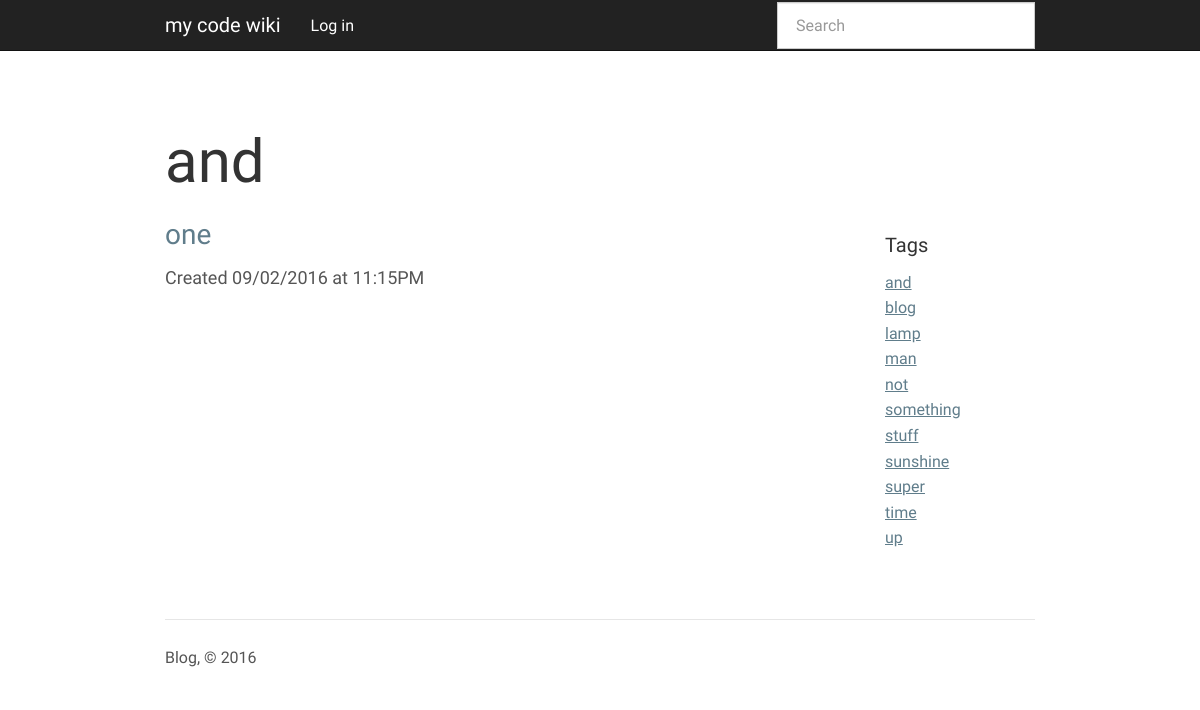
The page /tag/and/ on the database as committed earlier.
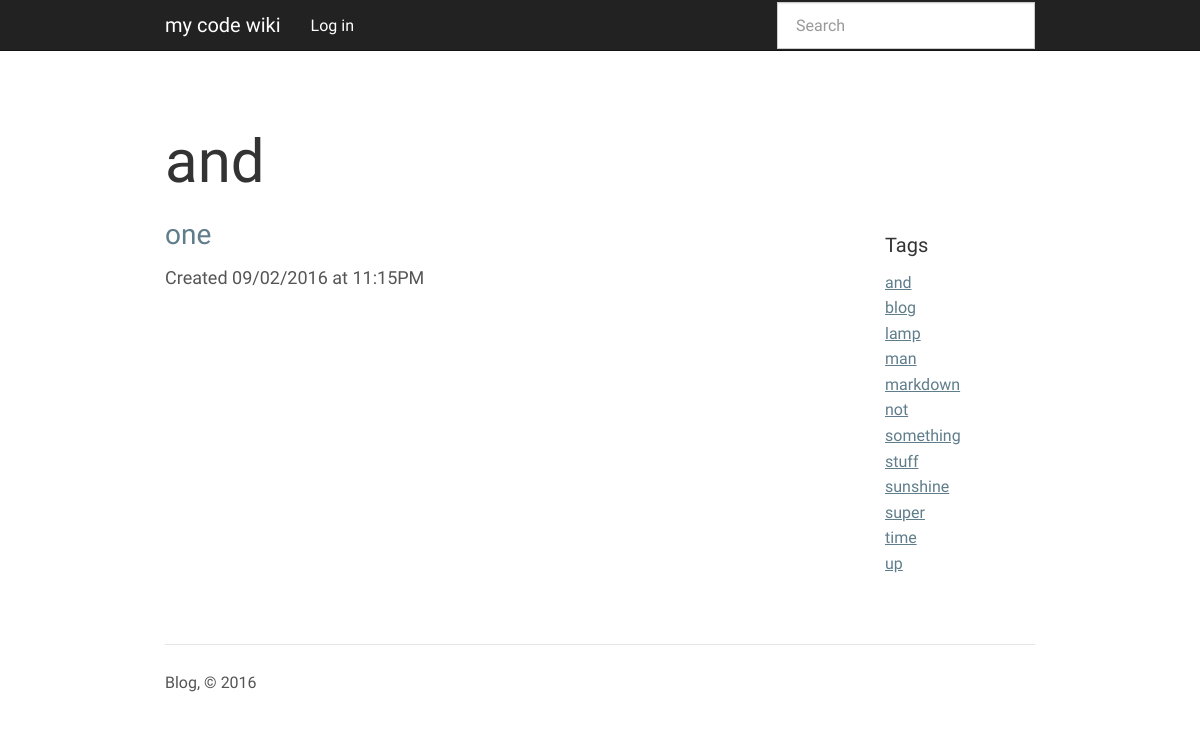
The same page on the database as committed later.
### app.py (models this page shows, shortened)
class Entry(flask_db.Model):
    title = CharField()
    slug = CharField()
    content = TextField()
    published = BooleanField(index=True)
    timestamp = DateTimeField(default=datetime.datetime.now, index=True)

class Tag(flask_db.Model):
    label = CharField(unique=True)

### app.py (the view)
@app.route('/tag/<label>/')
def tag(label):
    query = Entry.select()\
        .join(BlogEntryTags)\
        .join(Tag)\
        .where(Tag.label == label)
    return object_list('tag.html', query, label=label)

### app.py (called while the page is built)
@app.context_processor
def inject_tags():
    return dict(tags=sorted(Tag.select(), key=lambda tag : tag.label))

### templates/tag.html (shortened to what this page needs)
{% extends "base.html" %}
{% block content_title %}{{ label }}{% endblock %}
{% block content %}
    {% for entry in object_list %}
    <h3>
      <a href="{% if entry.published %}{{ url_for('detail', slug=entry.slug) }}{% else %}{{ url_for('edit', slug=entry.slug) }}{% endif %}">
        {{ entry.title }}
      </a>
    </h3>
    <p>Created {{ entry.timestamp.strftime('%m/%d/%Y at %I:%M%p') }}</p>
  {% else %}
    <p>No entries have been created yet.</p>
  {% endfor %}
{% endblock %}

### templates/base.html (shortened to what this page needs)
<!doctype html>
<html>
  <head>
    <link rel=stylesheet type=text/css href="{{ url_for('static', filename='css/hilite.css') }}" />
    <link rel=stylesheet type=text/css href="{{ url_for('static', filename='css/blog.min.css') }}" />
    <link rel=stylesheet type=text/css href="{{ url_for('static', filename='css/bootstrap_blog.css') }}" />
    <link rel="stylesheet" href="//cdnjs.cloudflare.com/ajax/libs/highlight.js/9.6.0/styles/solarized-dark.min.css">
  </head>
  <body>
    <div class="navbar navbar-default navbar-static-top" role="navigation">
      <div class="container">
        <div class="navbar-header">
          <a class="navbar-brand" href="{{ url_for('index') }}">my code wiki</a>
        </div>
        <div class="navbar-collapse collapse">
          <ul class="nav navbar-nav">
            {% if session.logged_in %}
              <li><a href="{{ url_for('drafts') }}">Drafts</a></li>
              <li><a href="{{ url_for('create') }}">Create Entry</a></li>
              <li><a href="{{ url_for('logout') }}">Log out</a></li>
            {% else %}
              <li><a href="{{ url_for('login') }}">Log in</a></li>
            {% endif %}
          </ul>
          {% block search_bar %}
            <form action="{{ url_for('index') }}" class="navbar-form navbar-right" id="search-form" method="get" role="search">
              <div class="form-group">
                <input class="form-control" name="q" placeholder="Search" type="text" value="{% if search %}{{ search }}{% endif %}">
              </div>
            </form>
          {% endblock %}
        </div>
      </div>
    </div>
    <div class="container">
      <div class="blog-header">
      {% block page_header %}
            <h1 class="blog-title">
              {% block content_title %}{% endblock %}
            </h1>
      {% endblock %}
      </div>
      <div class="row">
        <div class="col-sm-9 blog-main">
          {% block content %}{% endblock %}
        </div>
      <div class="col-sm-2 col-sm-offset-1 blog-sidebar">
        <div class="sidebar-module">
            <h4>Tags</h4>
              {% if tags %}
              <ol class="list-unstyled">
                {% for tag in tags %}
                <li><a href="{{ url_for('tag', label=tag.label) }}">{{ tag.label }}</a></li>
                {% endfor %}
              </ol>
              {% else %}
              <p>No tags found.</p>
              {% endif %}
        </div>
      </div>
      </div>
      <footer>
        <hr />
        <p>Blog, &copy; 2016</p>
      </footer>
    </div>
  </body>
</html>

Rows that differ between the two databases and show on the page:
added Tag: label "markdown"
